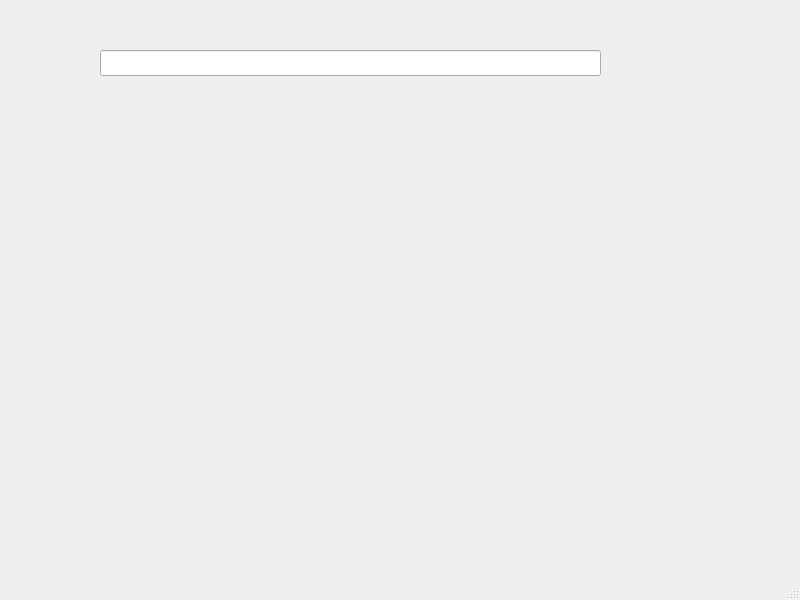
<?xml version="1.0" encoding="UTF-8"?>
<ui version="4.0">
 <class>MainWindow</class>
 <widget class="QMainWindow" name="MainWindow">
  <property name="geometry">
   <rect>
    <x>0</x>
    <y>0</y>
    <width>800</width>
    <height>600</height>
   </rect>
  </property>
  <property name="windowTitle">
   <string>MainWindow</string>
  </property>
  <widget class="QWidget" name="centralwidget">
   <widget class="QLineEdit" name="lineEdit">
    <property name="geometry">
     <rect>
      <x>100</x>
      <y>50</y>
      <width>501</width>
      <height>26</height>
     </rect>
    </property>
   </widget>
   <widget class="QLabel" name="label">
    <property name="geometry">
     <rect>
      <x>230</x>
      <y>189</y>
      <width>201</width>
      <height>51</height>
     </rect>
    </property>
    <property name="text">
     <string/>
    </property>
   </widget>
  </widget>
  <widget class="QMenuBar" name="menubar">
   <property name="geometry">
    <rect>
     <x>0</x>
     <y>0</y>
     <width>800</width>
     <height>26</height>
    </rect>
   </property>
  </widget>
  <widget class="QStatusBar" name="statusbar"/>
 </widget>
 <resources/>
 <connections/>
</ui>
